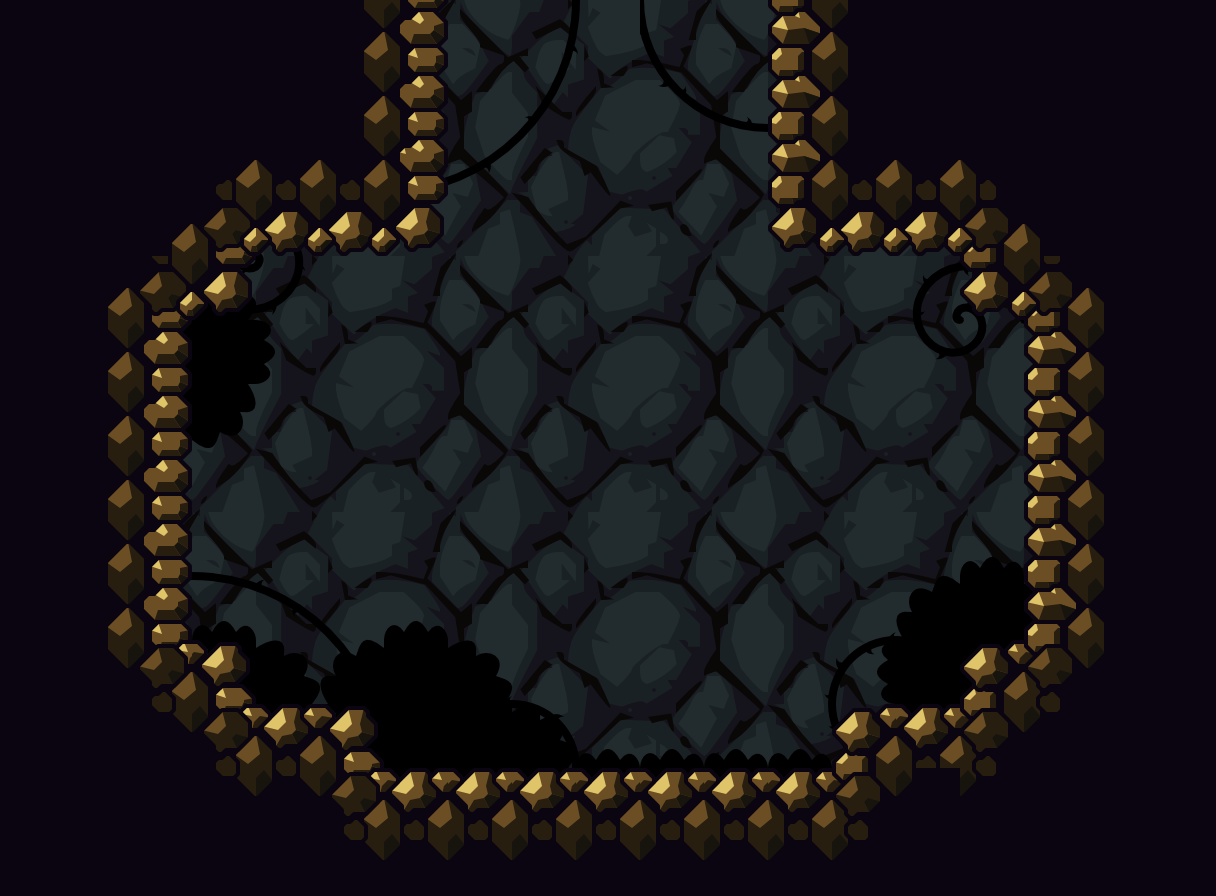

This game map was drawn from its Tiled (.tmx) file and the tilesets committed beside it. A one-line description and the trimmed map source follow:
An orthogonal 19x14 tile map with 64x64 px tiles, 4 tile layers (fond, ronces, feuillage, sol), 4 tilesets and 3 objects (Wall, Player, Pause).

<map version="1.0" orientation="orthogonal" width="19" height="14" tilewidth="64" tileheight="64">
 <tileset firstgid="1" name="hdground" tilewidth="64" tileheight="64">
  <image source="hdground.png" width="640" height="320" />
 </tileset>
 <tileset firstgid="51" name="hdtreeblack" tilewidth="64" tileheight="64">
  <image source="hdtreeblack.png" width="512" height="512" />
 </tileset>
 <tileset firstgid="115" name="ronces" tilewidth="64" tileheight="64">
  <image source="ronces.png" width="2048" height="2048" />
 </tileset>
 <tileset firstgid="1139" name="rocks" tilewidth="64" tileheight="64">
  <image source="rocks.png" width="256" height="256" />
 </tileset>
 <layer name="fond" width="19" height="14">
  <data>[266 cells, 266 non-empty, 16 distinct tile ids]</data>
 </layer>
 <layer name="ronces" width="19" height="14">
  <data>[266 cells, 129 non-empty, 101 distinct tile ids]</data>
 </layer>
 <layer name="feuillage" width="19" height="14">
  <data>[266 cells, 53 non-empty, 17 distinct tile ids]</data>
 </layer>
 <layer name="sol" width="19" height="14">
  <data>[266 cells, 152 non-empty, 35 distinct tile ids]</data>
 </layer>
 <objectgroup name="objects" width="19" height="14">
  <object type="Wall" x="0" y="0">
   <polygon points="0,0 448,0 448,256 256,256 256,320 192,320 192,640 256,640 256,704 384,704 384,768 832,768 832,704 960,704 960,640 1024,640 1024,320 960,320 960,256 768,256 768,0 1216,0 1216,896 0,896" />
  </object>
  <object type="Player" x="576" y="-128" width="64" height="64" />
  <object type="Pause" x="64" y="64" width="64" height="64" />
 </objectgroup>
</map>
